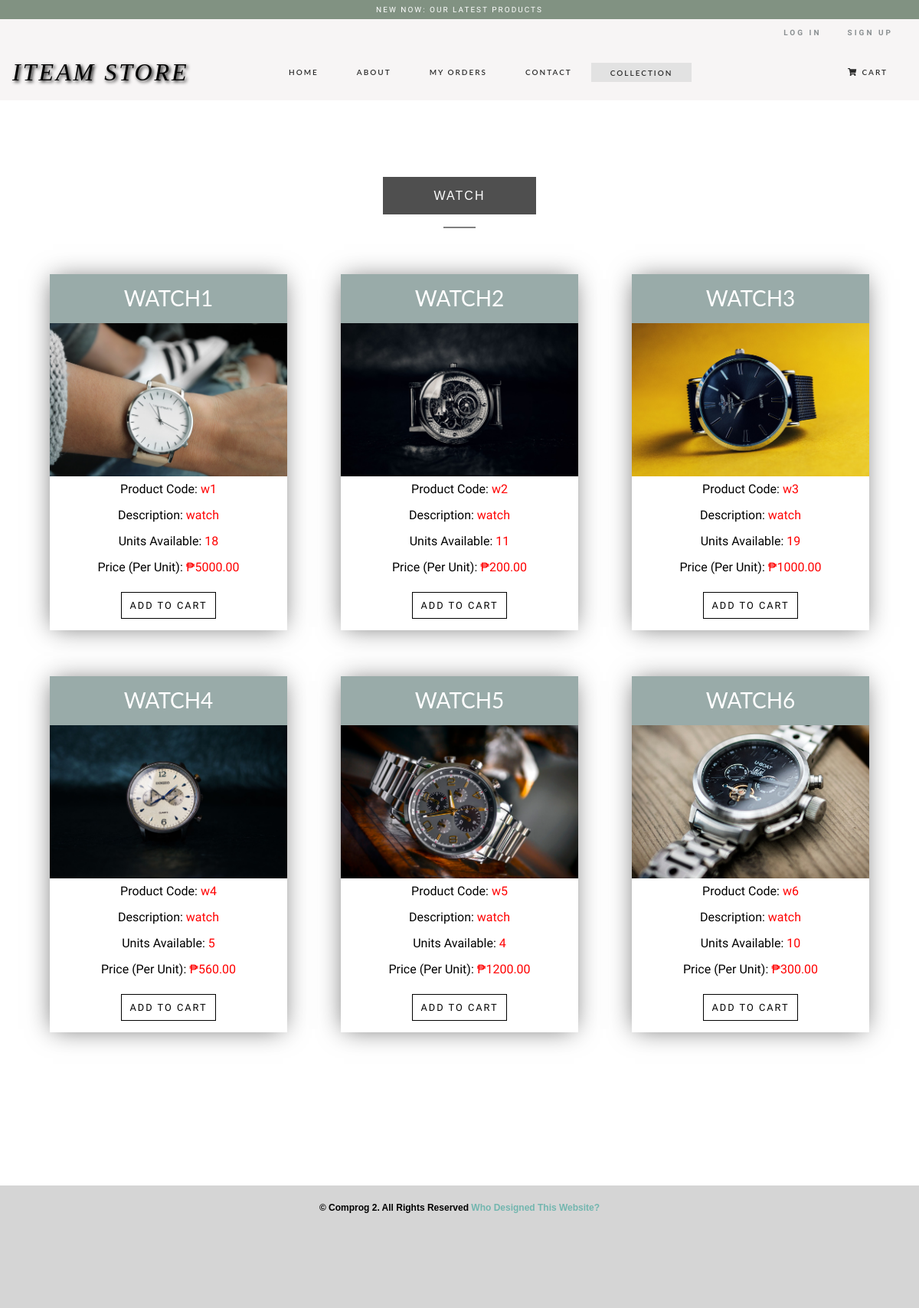
/watch.php, run on the app's committed database.
### tables this page shows
CREATE TABLE `watch` (
  `id` int(11) NOT NULL,
  `product_code` varchar(60) NOT NULL,
  `product_name` varchar(60) NOT NULL,
  `product_desc` tinytext NOT NULL,
  `product_img_name` varchar(255) NOT NULL,
  `qty` int(255) NOT NULL,
  `price` decimal(10,2) NOT NULL
);

### config.php (called while the page is built, shortened)
<?php
$currency = '₱';
?>

### watch.php (the view, shortened to what this page needs)
<?php
include 'config.php';
?>
<!DOCTYPE html>
<html ng-app="myApp">
<head>
</head>
  <body>
    <header>
      <?php include('assets/header-primary.php') ?>
    </header>
    <nav class="navbar navbar-expand-lg navbar-dark bg-black">
      <a class="navbar-brand mxauto" href="main.php">ITEAM STORE</a>
      <div class="collapse navbar-collapse" id="navbarNav">
        <ul class="navbar-nav mx-auto">
          <li class="nav-item">
            <a class="nav-link" href="main.php">Home <span class="sr-only">(current)</span></a>
          </li>
          <li class="nav-item">
            <a class="nav-link" href="about.php">About</a>
          </li>
          <li class="nav-item">
            <a class="nav-link" href="orders.php">My Orders</a>
          </li>
          <li class="nav-item">
            <a class="nav-link" href="contact.php">Contact</a>
          </li>
          <li class="dropdown">
              <a class="dropbtn" href="featured.php">Collection</a>
          </li>
        </ul>
        <ul class="navbar-nav ml-auto">
          <li class="nav-item">
            <a class="nav-link image-show cart" data-modal="modalCart"><i class="fas fa-shopping-cart" data-modal="modalCart"></i>Cart</a>
          </li>
        </ul>
      </div>
    </nav>
    <div class="featured-items-collection products">
      <div class="container">
        <div class="text-heading col-auto text-center">
          <div class="text-holder">
            <h2>Watch</h2>
                <hr />
          </div>
        </div>
    <div class="row d-flex justify-content-around">
        <?php
          $result = $mysqli->query('SELECT * FROM watch');
          if($result){
            while($obj = $result->fetch_object()) {
              echo '<div class="image-content-products">';
              echo '<h3>'.$obj->product_name.'</h3>';
              echo '<img src="img/watch/'.$obj->product_img_name.'"/>';
              echo '<p>Product Code: <span>'.$obj->product_code.'</span></p>';
              echo '<p>Description: <span>'.$obj->product_desc.'</span></p>';
              echo '<p>Units Available: <span>'.$obj->qty.'</span></p>';
              echo '<p>Price (Per Unit): <span>'.$currency.$obj->price.'</span></p>';
              if($obj->qty > 0){
                echo '<p><a href="update-cart.php?action=add&id='.$obj->id.'"><input class="add" type="submit" value="Add To Cart"/></a></p>';
              }
              else {
                echo 'Out Of Stock!';
              }
              echo '</div>';
            }
          }
          echo '</div>';
          echo '</div>';
            echo '</div>';
          ?>
  </body>
</html>

### data on the page
watch: product_name "WATCH1", product_img_name (picture), product_code "w1", product_desc "watch", qty "18", price "5000.00"
watch: product_name "WATCH2", product_img_name (picture), product_code "w2", product_desc "watch", qty "11", price "200.00"
watch: product_name "WATCH3", product_img_name (picture), product_code "w3", product_desc "watch", qty "19", price "1000.00"
watch: product_name "WATCH4", product_img_name (picture), product_code "w4", product_desc "watch", qty "5", price "560.00"
watch: product_name "WATCH5", product_img_name (picture), product_code "w5", product_desc "watch", qty "4", price "1200.00"
watch: product_name "WATCH6", product_img_name (picture), product_code "w6", product_desc "watch", qty "10", price "300.00"
